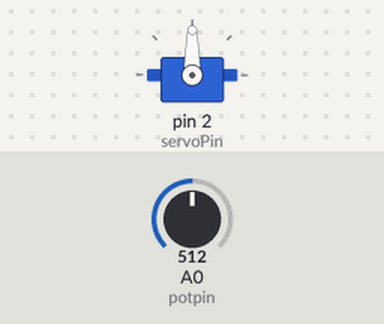
The sketch below on a simulated Arduino Uno, built with avr-gcc and run on an emulated ATmega328P. Shown: servo. The test bench sets the inputs (shaded band); at power-on: A0 (potpin) = 512.

Above: at 1.3 s.
1.4 s: A0 (potpin) set to 716
At 2.6 s:
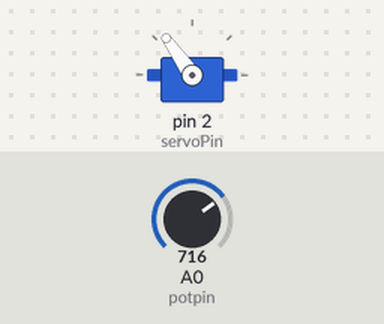
3.0 s: A0 (potpin) set to 900
At 3.8 s:
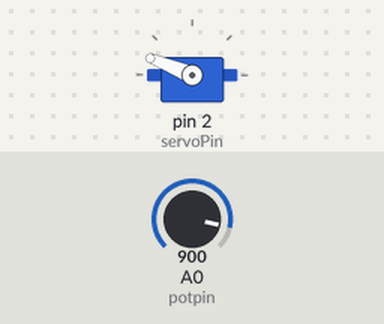
4.5 s: A0 (potpin) set to 1023
At 5.0 s:
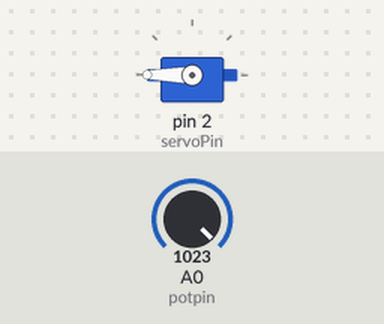
6.0 s: A0 (potpin) set to 306
At 7.2 s:
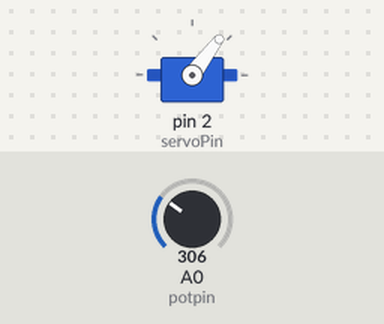
7.5 s: A0 (potpin) set to 122
At 8.5 s:
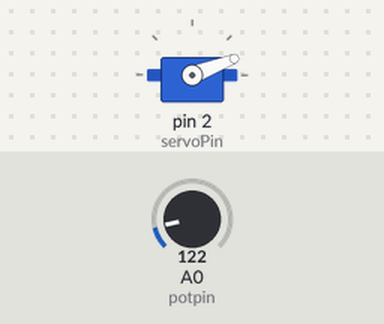
Timing chart, 0 to 10.0 s (numbered marks = the images above; inputs shaded):
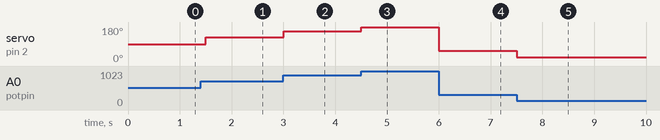

Measured:
- after the input at 1.4 s, servo on pin 2 (servoPin): 90° → 125° after 0.10 s
- after the input at 3.0 s, servo on pin 2 (servoPin): 125° → 158° at once
- after the input at 4.5 s, servo on pin 2 (servoPin): 158° → 180° at once
- after the input at 6.0 s, servo on pin 2 (servoPin): 180° → 53° at once
- after the input at 7.5 s, servo on pin 2 (servoPin): 53° → 21° at once

The sketch:

Servo_Poti_NodeMCU.ino
```cpp
/*
Project:  SG90 Servo mit Poti am Arduino oder NodeMCU ESP8266  
Author:   Thomas Edlinger for www.edistechlab.com
Date:     Created 03.08.2020
Version:  V1.0
*/

#include <Servo.h>

Servo myservo;    //Servo Objekt erstellen

const int servoPin = 2; //Pin 9 Uno; Pin 2(D4) Node MCU ESP8266
const int potpin = 0;   //Analog pin A0 für das Potenziometer
int val;

void setup() {
  Serial.begin(115200);
  myservo.attach(servoPin);
  }

void loop() {
  val = analogRead(potpin); // (Wert zwischen 0 und 1023)
  val = map(val, 0, 1023, 0, 180);
  myservo.write(val);
  delay(500);
}
```
